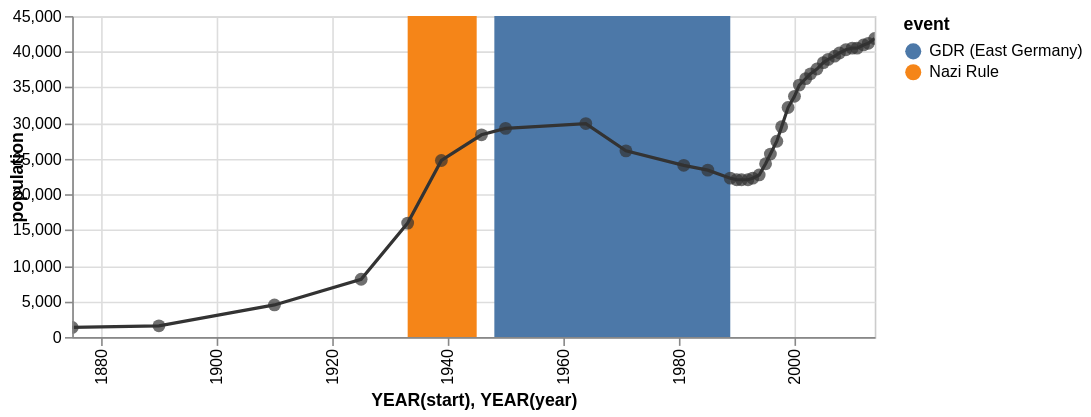

Vega-Lite specification for this chart:
### Vega specification from a JSON file in a GitHub repository (floating-point values rounded to 4 significant figures)
{"$schema": "https://vega.github.io/schema/vega/v3.0.json", "description": "The population of the German city of Falkensee over time", "autosize": "pad", "padding": 5, "encode": {"update": {"stroke": {"value": "#ccc"}, "fill": {"value": "transparent"}}}, "data": [{"name": "source_0", "values": [{"year": "1875", "population": 1309}, {"year": "1890", "population": 1558}, {"year": "1910", "population": 4512}, {"year": "1925", "population": 8180}, {"year": "1933", "population": 15915}, {"year": "1939", "population": 24824}, {"year": "1946", "population": 28275}, {"year": "1950", "population": 29189}, {"year": "1964", "population": 29881}, {"year": "1971", "population": 26007}, {"year": "1981", "population": 24029}, {"year": "1985", "population": 23340}, {"year": "1989", "population": 22307}, {"year": "1990", "population": 22087}, {"year": "1991", "population": 22139}, {"year": "1992", "population": 22105}, {"year": "1993", "population": 22242}, {"year": "1994", "population": 22801}, {"year": "1995", "population": 24273}, {"year": "1996", "population": 25640}, {"year": "1997", "population": 27393}, {"year": "1998", "population": 29505}, {"year": "1999", "population": 32124}, {"year": "2000", "population": 33791}, {"year": "2001", "population": 35297}, {"year": "2002", "population": 36179}, {"year": "2003", "population": 36829}, {"year": "2004", "population": 37493}, {"year": "2005", "population": 38376}, {"year": "2006", "population": 39008}, {"year": "2007", "population": 39366}, {"year": "2008", "population": 39821}, {"year": "2009", "population": 40179}, {"year": "2010", "population": 40511}, {"year": "2011", "population": 40465}, {"year": "2012", "population": 40905}, {"year": "2013", "population": 41258}, {"year": "2014", "population": 41777}]}, {"name": "source_1", "values": [{"start": "1933", "end": "1945", "event": "Nazi Rule"}, {"start": "1948", "end": "1989", "event": "GDR (East Germany)"}]}, {"name": "data_0", "source": "source_0", "transform": [{"type": "formula", "expr": "timeParse(datum[\"year\"],'%Y')", "as": "year"}]}, {"name": "data_1", "source": "data_0", "transform": [{"type": "formula", "expr": "toDate(datum[\"year\"])", "as": "year"}, {"type": "formula", "expr": "toNumber(datum[\"population\"])", "as": "population"}, {"type": "filter", "expr": "datum[\"year\"] !== null && !isNaN(datum[\"year\"]) && datum[\"population\"] !== null && !isNaN(datum[\"population\"])"}, {"type": "formula", "as": "year_year", "expr": "datetime(year(datum[\"year\"]), 0, 1, 0, 0, 0, 0)"}, {"type": "collect", "sort": {"field": "year_year", "order": "descending"}}]}, {"name": "data_2", "source": "data_0", "transform": [{"type": "formula", "expr": "toDate(datum[\"year\"])", "as": "year"}, {"type": "formula", "expr": "toNumber(datum[\"population\"])", "as": "population"}, {"type": "filter", "expr": "datum[\"year\"] !== null && !isNaN(datum[\"year\"]) && datum[\"population\"] !== null && !isNaN(datum[\"population\"])"}, {"type": "formula", "as": "year_year", "expr": "datetime(year(datum[\"year\"]), 0, 1, 0, 0, 0, 0)"}]}, {"name": "data_3", "source": "source_1", "transform": [{"type": "formula", "expr": "timeParse(datum[\"start\"],'%Y')", "as": "start"}, {"type": "formula", "expr": "timeParse(datum[\"end\"],'%Y')", "as": "end"}, {"type": "filter", "expr": "datum[\"start\"] !== null && !isNaN(datum[\"start\"])"}, {"type": "formula", "as": "year_start", "expr": "datetime(year(datum[\"start\"]), 0, 1, 0, 0, 0, 0)"}, {"type": "formula", "as": "year_end", "expr": "datetime(year(datum[\"end\"]), 0, 1, 0, 0, 0, 0)"}]}], "signals": [{"name": "width", "update": "500"}, {"name": "height", "update": "200"}], "marks": [{"name": "layer_0_marks", "type": "rect", "from": {"data": "data_3"}, "encode": {"update": {"x": {"scale": "x", "field": "year_start"}, "x2": {"scale": "x", "field": "year_end"}, "y": {"value": 0}, "y2": {"field": {"group": "height"}}, "fill": {"scale": "color", "field": "event"}}}, "clip": true}, {"name": "layer_1_layer_0_marks", "type": "line", "from": {"data": "data_1"}, "encode": {"update": {"x": {"scale": "x", "field": "year_year"}, "y": {"scale": "y", "field": "population"}, "stroke": {"value": "#333"}}}, "clip": true}, {"name": "layer_1_layer_1_marks", "type": "symbol", "role": "pointOverlay", "from": {"data": "data_2"}, "encode": {"update": {"x": {"scale": "x", "field": "year_year"}, "y": {"scale": "y", "field": "population"}, "fill": {"value": "#333"}, "opacity": {"value": 0.7}}}, "clip": true}], "scales": [{"name": "x", "type": "time", "domain": {"fields": [{"data": "data_3", "field": "year_start"}, {"data": "data_3", "field": "year_end"}, {"data": "data_1", "field": "year_year"}, {"data": "data_2", "field": "year_year"}], "sort": true}, "range": [0, {"signal": "width"}], "round": true, "nice": "year"}, {"name": "color", "type": "ordinal", "domain": {"data": "data_3", "field": "event", "sort": true}, "range": "category"}, {"name": "y", "type": "linear", "domain": {"fields": [{"data": "data_1", "field": "population"}, {"data": "data_2", "field": "population"}], "sort": true}, "range": [{"signal": "height"}, 0], "round": true, "nice": true, "zero": true}], "axes": [{"scale": "x", "orient": "bottom", "tickCount": 5, "title": "YEAR(start), YEAR(year)", "zindex": 1, "encode": {"labels": {"update": {"text": {"signal": "timeFormat(datum.value, '%Y')"}, "angle": {"value": 270}, "align": {"value": "right"}, "baseline": {"value": "middle"}}}}}, {"scale": "x", "domain": false, "grid": true, "labels": false, "orient": "bottom", "tickCount": 5, "ticks": false, "zindex": 0, "gridScale": "y"}, {"scale": "y", "maxExtent": 25, "minExtent": 25, "orient": "left", "title": "population", "zindex": 1}, {"scale": "y", "domain": false, "grid": true, "labels": false, "orient": "left", "ticks": false, "zindex": 0, "gridScale": "x"}], "legends": [{"fill": "color", "title": "event"}]}
